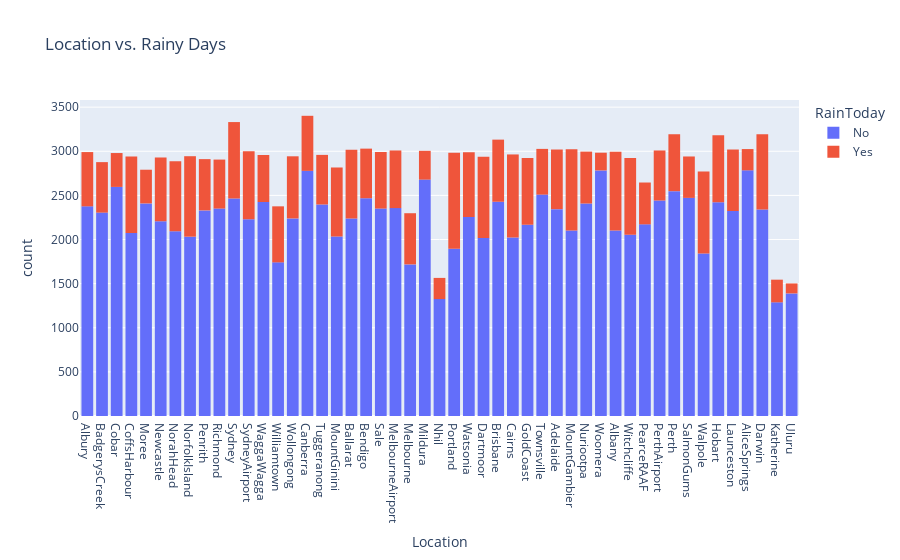

Write notebook code for a chart like this one.
### Code cell
px.histogram(raw_df, x='Location', title='Location vs. Rainy Days', color='RainToday')

### Figure 1 — Plotly figure (JSON) as saved in the notebook; plotly's stock layout.template omitted (floating-point values rounded to 4 significant figures; data arrays with more than 128 entries replaced by an {"elided": "..."} marker saying what was removed)
{"data": [{"alignmentgroup": "True", "bingroup": "x", "hovertemplate": "RainToday=No<br>Location=%{x}<br>count=%{y}<extra></extra>", "legendgroup": "No", "marker": {"color": "#636efa", "pattern": {"shape": ""}}, "name": "No", "offsetgroup": "No", "orientation": "v", "showlegend": true, "type": "histogram", "x": {"elided": "109332 str values"}, "xaxis": "x", "yaxis": "y"}, {"alignmentgroup": "True", "bingroup": "x", "hovertemplate": "RainToday=Yes<br>Location=%{x}<br>count=%{y}<extra></extra>", "legendgroup": "Yes", "marker": {"color": "#EF553B", "pattern": {"shape": ""}}, "name": "Yes", "offsetgroup": "Yes", "orientation": "v", "showlegend": true, "type": "histogram", "x": {"elided": "31455 str values"}, "xaxis": "x", "yaxis": "y"}], "layout": {"barmode": "relative", "legend": {"title": {"text": "RainToday"}, "tracegroupgap": 0}, "title": {"text": "Location vs. Rainy Days"}, "xaxis": {"anchor": "y", "domain": [0, 1], "title": {"text": "Location"}}, "yaxis": {"anchor": "x", "domain": [0, 1], "title": {"text": "count"}}}}
